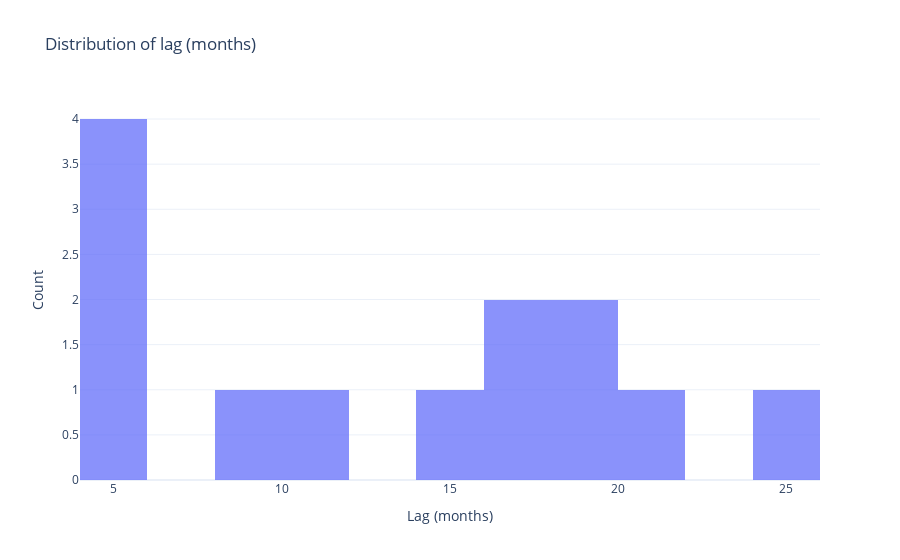

Source (notebook cell):
### Code cell
fig = go.Figure()
fig.add_trace(go.Histogram(x=all_lags, nbinsx=20, opacity=0.75))
fig.update_layout(
    title='Distribution of lag (months)',
    xaxis_title='Lag (months)',
    yaxis_title='Count',
    template='plotly_white',
)
fig.show()

### Figure 1 — Plotly figure (JSON) as saved in the notebook; plotly's stock layout.template omitted (floating-point values rounded to 4 significant figures)
{"data": [{"nbinsx": 20, "opacity": 0.75, "type": "histogram", "x": [25.45, 14.56, 16.57, 19.0, 16.31, 4.636, 4.636, 10.16, 9.271, 5.918, 20.45, 18.21, 5.589]}], "layout": {"title": {"text": "Distribution of lag (months)"}, "xaxis": {"title": {"text": "Lag (months)"}}, "yaxis": {"title": {"text": "Count"}}}}
